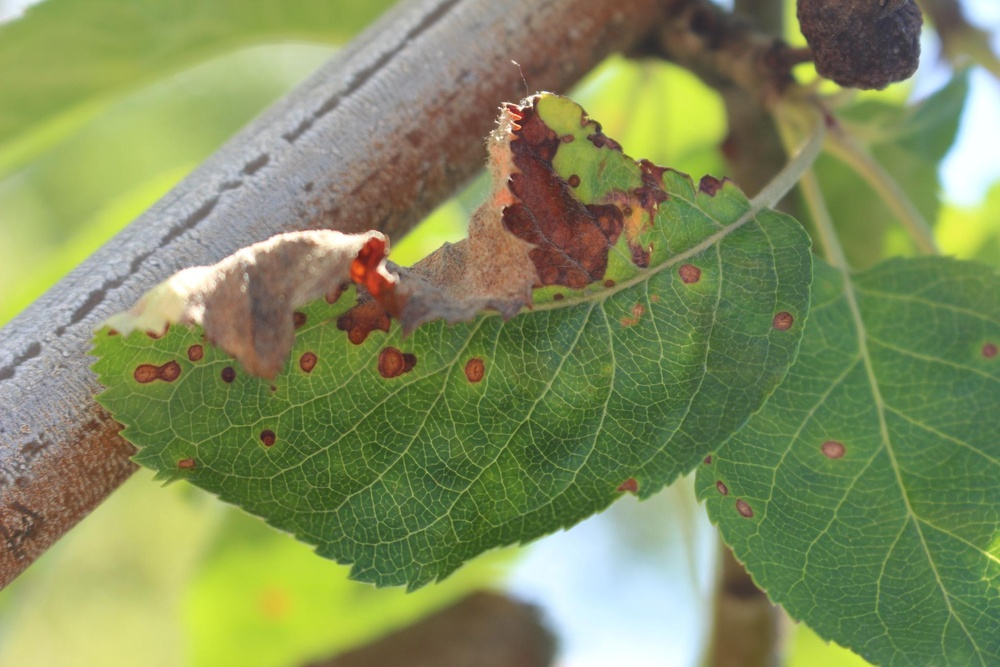
#> input picture Introducao a Visao Computacional/8. Operacoes Morfologicas/Train_1.jpg, 1000 x 667 px, shrunk from 2048 x 1365 before the run
$ python operacaoDilatacao.py
#> lines starting #> are read from the running program, lines starting #| are printed output that depends on the picture
import cv2
import numpy as np

imagemOriginal = cv2.imread("Train_1.jpg", 0)
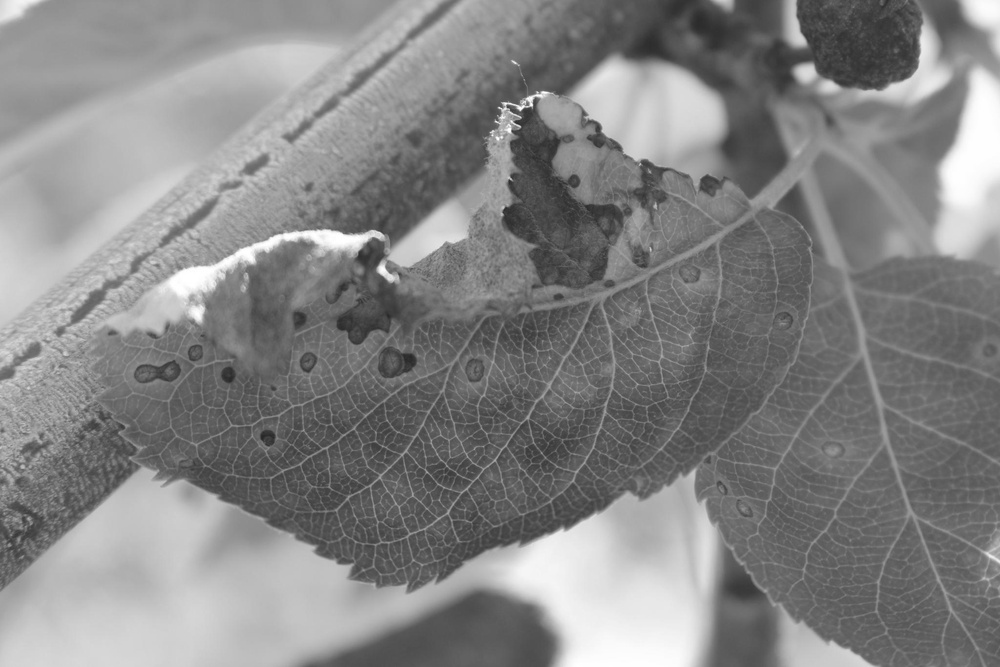
#> imagemOriginal: shape (667, 1000); min 39, max 255, mean 133

elementoEstruturante = cv2.getStructuringElement(
    cv2.MORPH_ELLIPSE, (5,5)
)

imagemProcessada = cv2.dilate(
    imagemOriginal, elementoEstruturante, iterations = 2
)
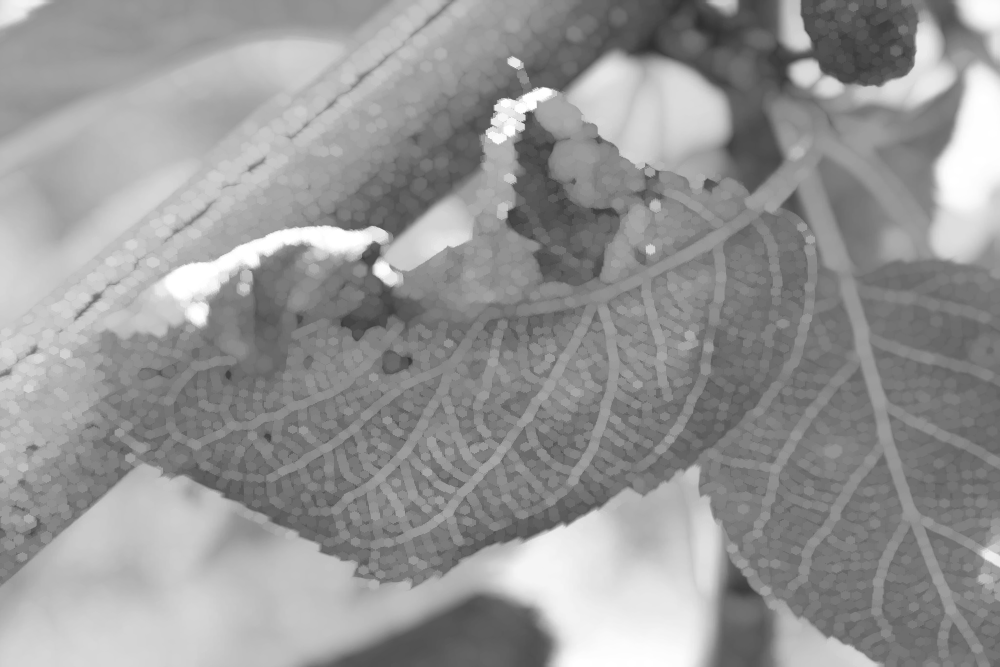
#> imagemProcessada: shape (667, 1000); min 48, max 255, mean 150.1

cv2.imshow("Original", imagemOriginal)
cv2.imshow("Resultado", imagemProcessada)

cv2.waitKey(0)
cv2.destroyAllWindows()

$ run again, with Introducao a Visao Computacional/8. Operacoes Morfologicas/Test.jpg copied over Introducao a Visao Computacional/8. Operacoes Morfologicas/Train_1.jpg
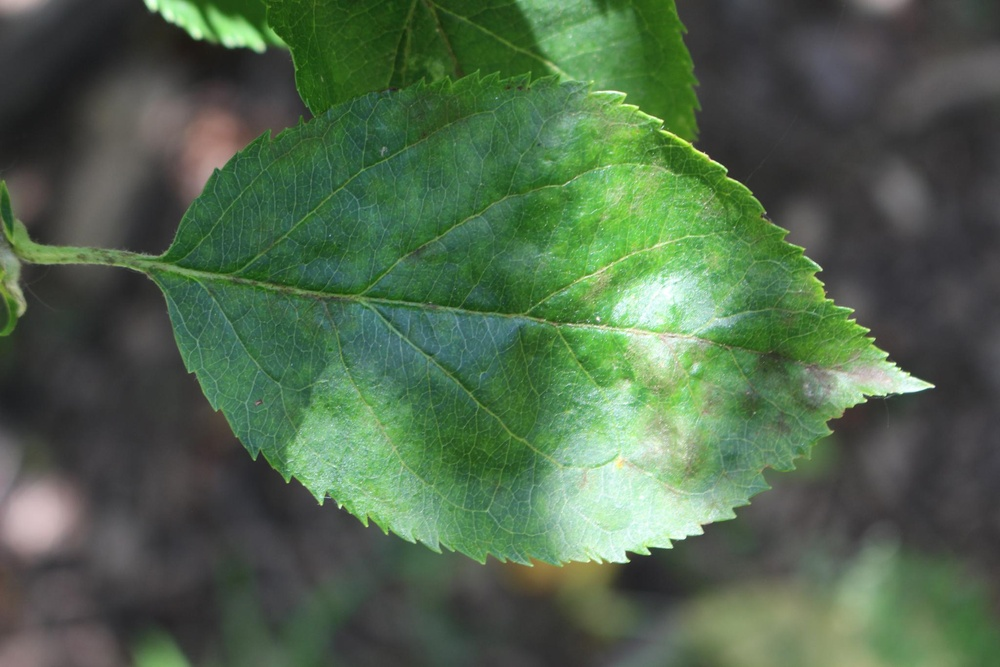
#> input picture Introducao a Visao Computacional/8. Operacoes Morfologicas/Test.jpg, 1000 x 667 px, shrunk from 2048 x 1365 before the run
#> `imagemOriginal = cv2.imread("Train_1.jpg", 0)`:
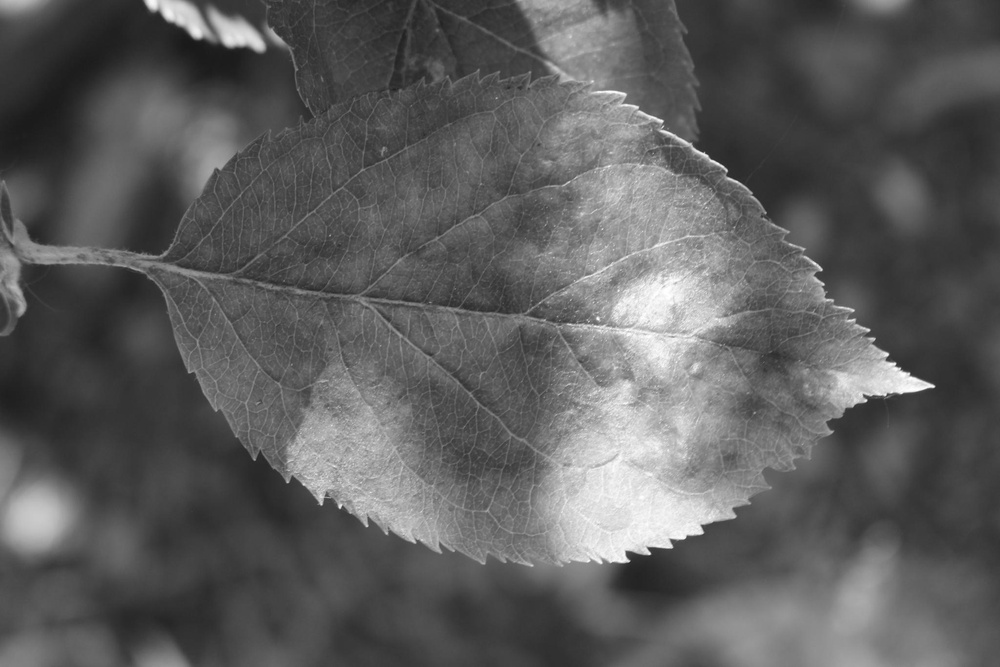
#> imagemOriginal: shape (667, 1000); min 25, max 255, mean 93.1
#> `imagemProcessada = cv2.dilate( imagemOriginal, elementoEstruturante, i..`:
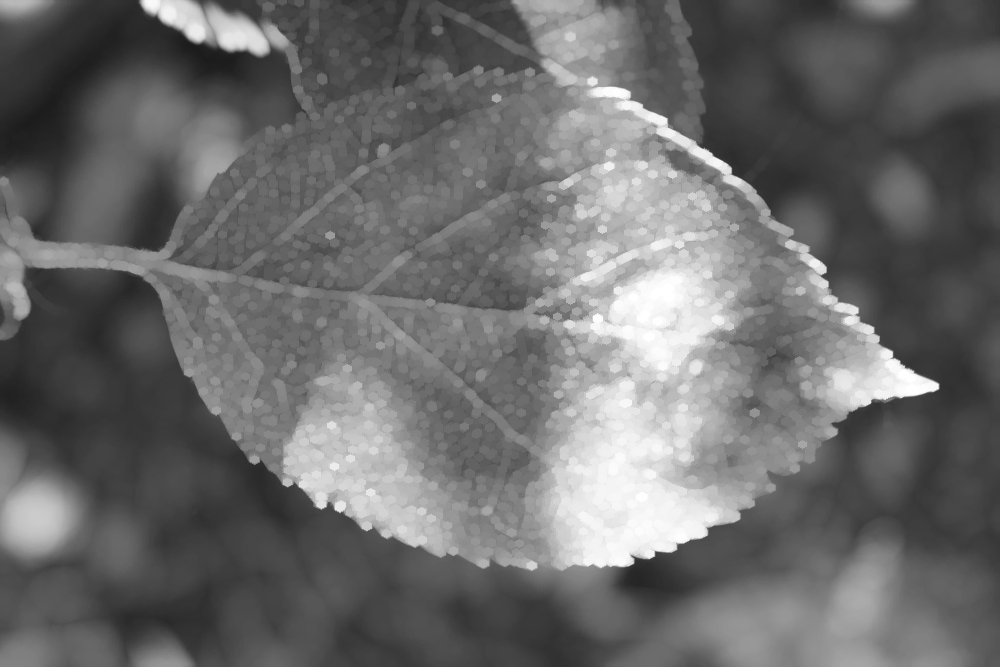
#> imagemProcessada: shape (667, 1000); min 27, max 255, mean 107.6
